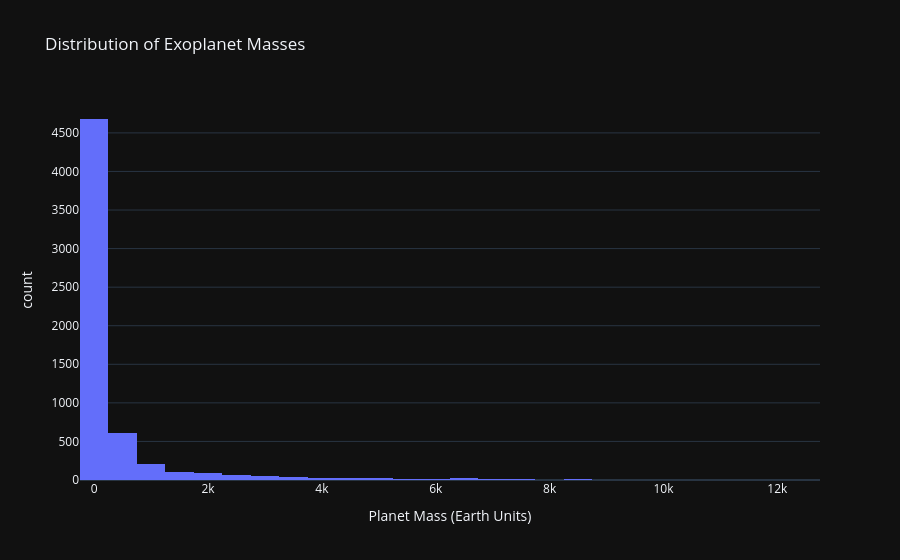

Notebook cell for this chart:
### Markdown cell above
# EDA

### Code cell
import plotly.express as px

fig = px.histogram(
    initial_df,
    x='planet_mass_earth',
    nbins=50,
    title="Distribution of Exoplanet Masses",
    labels={'planet_mass_earth': 'Planet Mass (Earth Units)'}
)

fig.update_layout(template='plotly_dark')
fig.show()

### Figure 1 — Plotly figure (JSON) as saved in the notebook; plotly's stock layout.template omitted (floating-point values rounded to 4 significant figures; data arrays with more than 128 entries replaced by an {"elided": "..."} marker saying what was removed)
{"data": [{"bingroup": "x", "hovertemplate": "Planet Mass (Earth Units)=%{x}<br>count=%{y}<extra></extra>", "legendgroup": "", "marker": {"color": "#636efa", "pattern": {"shape": ""}}, "name": "", "nbinsx": 50, "orientation": "v", "showlegend": false, "type": "histogram", "x": {"elided": "6042 float values"}, "xaxis": "x", "yaxis": "y"}], "layout": {"barmode": "relative", "legend": {"tracegroupgap": 0}, "title": {"text": "Distribution of Exoplanet Masses"}, "xaxis": {"anchor": "y", "domain": [0, 1], "title": {"text": "Planet Mass (Earth Units)"}}, "yaxis": {"anchor": "x", "domain": [0, 1], "title": {"text": "count"}}}}
